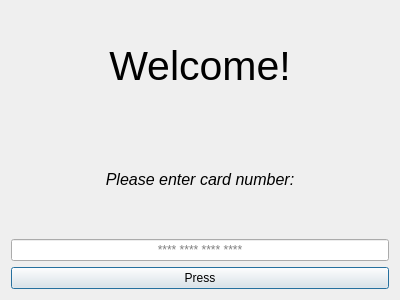
<?xml version="1.0" encoding="UTF-8"?>
<ui version="4.0">
 <class>Dialog</class>
 <widget class="QDialog" name="Dialog">
  <property name="geometry">
   <rect>
    <x>0</x>
    <y>0</y>
    <width>400</width>
    <height>300</height>
   </rect>
  </property>
  <property name="windowTitle">
   <string>Dialog</string>
  </property>
  <layout class="QHBoxLayout" name="horizontalLayout">
   <item>
    <layout class="QVBoxLayout" name="verticalLayout">
     <item>
      <widget class="QLabel" name="welcome_label">
       <property name="font">
        <font>
         <pointsize>31</pointsize>
         <weight>50</weight>
         <italic>false</italic>
         <bold>false</bold>
         <underline>false</underline>
         <kerning>true</kerning>
        </font>
       </property>
       <property name="text">
        <string>Welcome!</string>
       </property>
       <property name="scaledContents">
        <bool>true</bool>
       </property>
       <property name="alignment">
        <set>Qt::AlignCenter</set>
       </property>
      </widget>
     </item>
     <item>
      <widget class="QLabel" name="label_2">
       <property name="font">
        <font>
         <pointsize>12</pointsize>
         <italic>true</italic>
        </font>
       </property>
       <property name="text">
        <string>Please enter card number:</string>
       </property>
       <property name="alignment">
        <set>Qt::AlignCenter</set>
       </property>
      </widget>
     </item>
     <item>
      <widget class="QLineEdit" name="lineEdit_2">
       <property name="sizePolicy">
        <sizepolicy hsizetype="Preferred" vsizetype="Fixed">
         <horstretch>2</horstretch>
         <verstretch>0</verstretch>
        </sizepolicy>
       </property>
       <property name="alignment">
        <set>Qt::AlignCenter</set>
       </property>
       <property name="placeholderText">
        <string>**** **** **** ****</string>
       </property>
      </widget>
     </item>
     <item>
      <widget class="QPushButton" name="pushButton">
       <property name="text">
        <string>Press</string>
       </property>
      </widget>
     </item>
    </layout>
   </item>
  </layout>
 </widget>
 <resources/>
 <connections/>
</ui>
